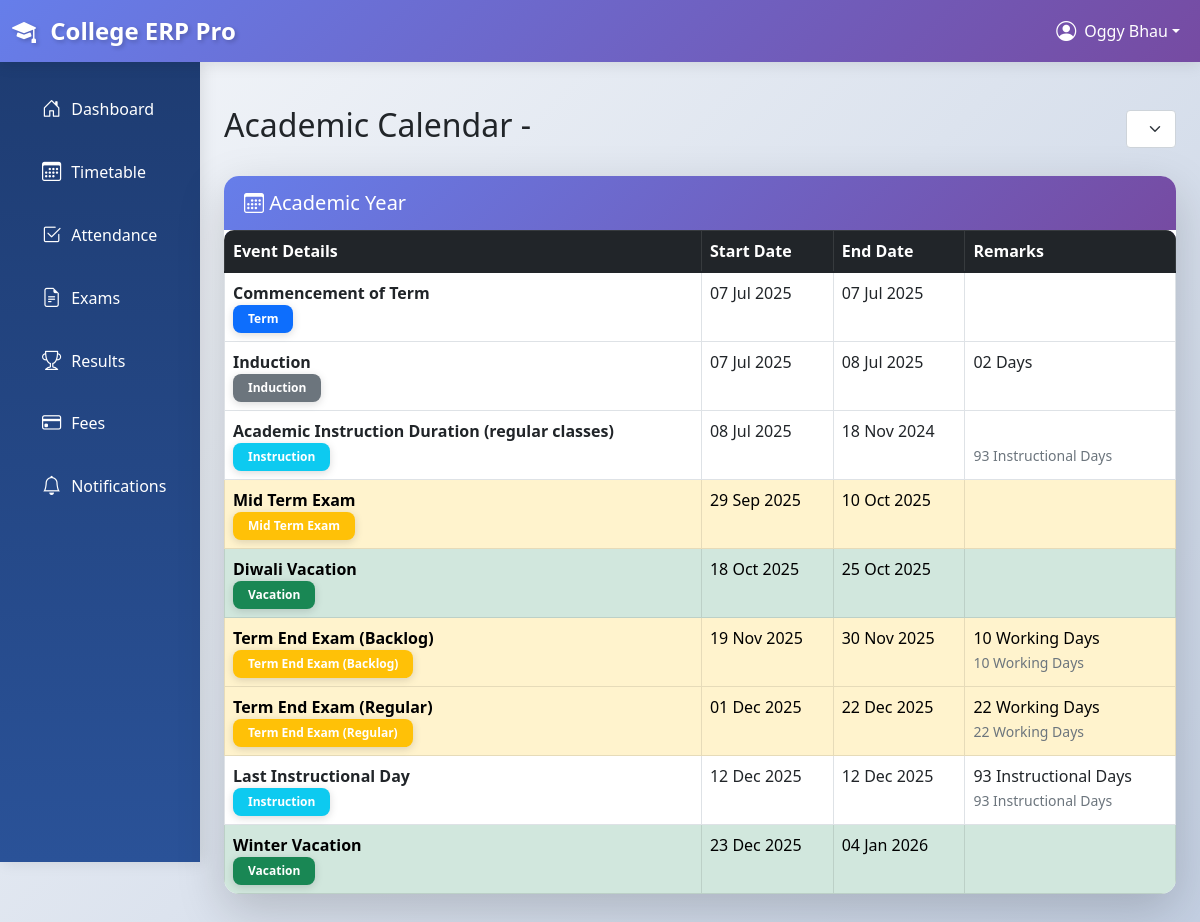
/students/academic-calendar/ (signed in), run on the app's committed database.
### accounts/models.py (models this page shows, shortened)
class User(AbstractUser):
    USER_TYPE_CHOICES = (
        ('student', 'Student'),
        ('teacher', 'Teacher'),
        ('admin', 'Administrator'),
    )
    user_type = models.CharField(max_length=10, choices=USER_TYPE_CHOICES)
    phone_regex = RegexValidator(
        regex=r'^\+?1?\d{9,15}$',
        message="Phone number must be entered in the format: '+999999999'. Up to 15 digits allowed."
    )
    phone_number = models.CharField(validators=[phone_regex], max_length=17, blank=True)
    address = models.TextField(blank=True)
    date_of_birth = models.DateField(null=True, blank=True)
    profile_picture = models.ImageField(upload_to='profile_pics/', null=True, blank=True)
    created_at = models.DateTimeField(auto_now_add=True)
    updated_at = models.DateTimeField(auto_now=True)
    @property
    def is_student(self):
        return self.user_type == 'student'
    @property
    def is_admin(self):
        return self.user_type == 'admin'

### academics/models.py (models this page shows, shortened)
class AcademicCalendar(models.Model):
    EVENT_CATEGORY_CHOICES = [
        ('term', 'Term'),
        ('induction', 'Induction'),
        ('instruction', 'Instruction'),
        ('exam_mid', 'Mid Term Exam'),
        ('exam_backlog', 'Term End Exam (Backlog)'),
        ('exam_regular', 'Term End Exam (Regular)'),
        ('vacation', 'Vacation'),
        ('holiday', 'Holiday'),
        ('other', 'Other'),
    ]
    title = models.CharField(max_length=200)
    start_date = models.DateField()
    end_date = models.DateField()
    remarks = models.CharField(max_length=200, blank=True)
    category = models.CharField(max_length=20, choices=EVENT_CATEGORY_CHOICES, default='other')
    academic_year = models.CharField(max_length=9)  # e.g., "2025-2026"
    instructional_days = models.IntegerField(null=True, blank=True)  # For tracking instructional days
    working_days = models.IntegerField(null=True, blank=True)  # For tracking working days
    created_at = models.DateTimeField(auto_now_add=True)
    class Meta:
        ordering = ['start_date']

### students/views.py (the view)
# urls.py: path('academic-calendar/', views.academic_calendar, name='academic_calendar'),
@login_required
def academic_calendar(request):
    if not request.user.is_student:
        messages.error(request, "Access denied.")
        return redirect('accounts:login')
    student = request.user.student_profile
    calendar_events = AcademicCalendar.objects.all().order_by('start_date')
    context = {
        'student': student,
        'calendar_events': calendar_events,
    }
    return render(request, 'students/academic_calendar.html', context)

### college_erp/context_processors.py (called while the page is built)
def global_context(request):
    context = {
        'all_departments': Department.objects.all().order_by('name'),
    }
    return context

### templates/students/academic_calendar.html (shortened to what this page needs)
{% extends 'base.html' %}
{% block content %}
<div class="py-4">
    <div class="d-flex justify-content-between align-items-center mb-4">
        <h1 class="h2">Academic Calendar - {{ selected_year }}</h1>
        <div>
            <form method="get" class="d-inline-block">
                <select name="year" class="form-select" onchange="this.form.submit()">
                </select>
            </form>
        </div>
    </div>
    {% if calendar_events %}
        <div class="card shadow-lg">
            <div class="card-header bg-primary text-white">
                <h5 class="mb-0"><i class="bi bi-calendar3"></i> Academic Year {{ selected_year }}</h5>
            </div>
            <div class="card-body p-0">
                <div class="table-responsive">
                    <table class="table table-hover table-bordered mb-0">
                        <thead class="table-dark">
                            <tr>
                                <th>Event Details</th>
                                <th>Start Date</th>
                                <th>End Date</th>
                                <th>Remarks</th>
                            </tr>
                        </thead>
                        <tbody>
                            {% for event in calendar_events %}
                            <tr class="{% if event.category == 'vacation' %}table-success{% elif event.category == 'exam_mid' or event.category == 'exam_regular' or event.category == 'exam_backlog' %}table-warning{% endif %}">
                                <td>
                                    <strong>{{ event.title }}</strong><br>
                                    <span class="badge
                                        {% if event.category == 'term' %}bg-primary
                                        {% elif event.category == 'vacation' %}bg-success
                                        {% elif event.category == 'exam_mid' or event.category == 'exam_regular' or event.category == 'exam_backlog' %}bg-warning
                                        {% elif event.category == 'instruction' %}bg-info
                                        {% else %}bg-secondary
                                        {% endif %}">
                                        {{ event.get_category_display }}
                                    </span>
                                </td>
                                <td>{{ event.start_date|date:"d M Y" }}</td>
                                <td>{{ event.end_date|date:"d M Y" }}</td>
                                <td>
                                    {{ event.remarks }}
                                    {% if event.instructional_days %}
                                        <br><small class="text-muted">{{ event.instructional_days }} Instructional Days</small>
                                    {% endif %}
                                    {% if event.working_days %}
                                        <br><small class="text-muted">{{ event.working_days }} Working Days</small>
                                    {% endif %}
                                </td>
                            </tr>
                            {% endfor %}
                        </tbody>
                    </table>
                </div>
            </div>
        </div>
    {% else %}
        <div class="alert alert-warning">
            <i class="bi bi-exclamation-triangle"></i>
            No academic calendar events available for {{ selected_year }}.
        </div>
    {% endif %}
</div>
{% endblock %}

### templates/base.html (shortened to what this page needs)
<!DOCTYPE html>
<html lang="en">
<head>
    <link href="https://cdn.jsdelivr.net/npm/bootstrap@5.1.3/dist/css/bootstrap.min.css" rel="stylesheet">
    <link rel="stylesheet" href="https://cdn.jsdelivr.net/npm/bootstrap-icons@1.7.2/font/bootstrap-icons.css">
    {% load static %}
    <link rel="stylesheet" href="{% static 'css/custom-animations.css' %}">
</head>
<body>
    <nav class="navbar navbar-expand-lg navbar-dark bg-primary sticky-top">
        <div class="container-fluid">
            <a class="navbar-brand" href="{% url 'accounts:dashboard' %}">
                <i class="bi bi-mortarboard-fill"></i> College ERP Pro
            </a>
            {% if user.is_authenticated %}
                <div class="navbar-nav ms-auto">
                    <div class="nav-item dropdown">
                        <a class="nav-link dropdown-toggle text-white d-flex align-items-center"
                           href="#"
                           id="navbarDropdown"
                           role="button"
                           data-bs-toggle="dropdown"
                           aria-expanded="false">
                            <i class="bi bi-person-circle fs-5 me-2"></i>
                            <span class="d-none d-md-inline">{{ user.get_full_name|default:user.username }}</span>
                        </a>
                    </div>
                </div>
            {% endif %}
        </div>
    </nav>
    <div class="container-fluid">
        <div class="row">
            {% if user.is_authenticated %}
                <nav id="sidebarMenu" class="col-md-3 col-lg-2 d-md-block sidebar collapse">
                    <div class="position-sticky pt-3">
                        <ul class="nav flex-column">
                            <li class="nav-item">
                                <a class="nav-link" href="{% url 'accounts:dashboard' %}">
                                    <i class="bi bi-house-door"></i> Dashboard
                                </a>
                            </li>
                            {% if user.is_student %}
                                <li class="nav-item">
                                    <a class="nav-link" href="{% url 'students:timetable' %}">
                                        <i class="bi bi-calendar3"></i> Timetable
                                    </a>
                                </li>
                                <li class="nav-item">
                                    <a class="nav-link" href="{% url 'students:attendance' %}">
                                        <i class="bi bi-check2-square"></i> Attendance
                                    </a>
                                </li>
                                <li class="nav-item">
                                    <a class="nav-link" href="{% url 'students:exams' %}">
                                        <i class="bi bi-file-earmark-text"></i> Exams
                                    </a>
                                </li>
                                <li class="nav-item">
                                    <a class="nav-link" href="{% url 'students:results' %}">
                                        <i class="bi bi-trophy"></i> Results
                                    </a>
                                </li>
                                <li class="nav-item">
                                    <a class="nav-link" href="{% url 'students:fees' %}">
                                        <i class="bi bi-credit-card"></i> Fees
                                    </a>
                                </li>
                                <li class="nav-item">
                                    <a class="nav-link" href="{% url 'students:notifications' %}">
                                        <i class="bi bi-bell"></i> Notifications
                                    </a>
                                </li>
                            {% endif %}
                        </ul>
                    </div>
                </nav>
            {% endif %}
            <main class="col-md-9 ms-sm-auto col-lg-10 px-md-4 main-content">
                {% block content %}
                {% endblock %}
            </main>
        </div>
    </div>
</body>
</html>

### templates/base.html (style rules this page uses)
:root { --primary-gradient: linear-gradient(135deg, #667eea 0%, #764ba2 100%); --sidebar-bg: linear-gradient(180deg, #1e3c72 0%, #2a5298 100%); --card-shadow: 0 4px 15px rgba(0, 0, 0, 0.1); --hover-shadow: 0 8px 25px rgba(0, 0, 0, 0.15); }
body { background: linear-gradient(135deg, #f5f7fa 0%, #c3cfe2 100%); min-height: 100vh; font-family: 'Segoe UI', Tahoma, Geneva, Verdana, sans-serif; }
.navbar { background: var(--primary-gradient) !important; box-shadow: 0 2px 15px rgba(0, 0, 0, 0.1); animation: slideDown 0.5s ease-out; }
.navbar-brand { font-weight: 700; font-size: 1.5rem; transition: all 0.3s ease; text-shadow: 2px 2px 4px rgba(0, 0, 0, 0.2); }
.navbar-brand i { margin-right: 8px; animation: pulse 2s ease-in-out infinite; }
.sidebar { min-height: 100vh; background: var(--sidebar-bg); box-shadow: 2px 0 15px rgba(0, 0, 0, 0.1); position: fixed; animation: slideInLeft 0.5s ease-out; }
.sidebar .nav-link { color: #ffffff; padding: 12px 20px; margin: 5px 10px; border-radius: 10px; transition: all 0.3s ease; display: flex; align-items: center; }
.sidebar .nav-link i { margin-right: 10px; font-size: 1.2rem; transition: transform 0.3s ease; }
.main-content { margin-left: 0; padding: 20px; animation: fadeIn 0.8s ease; }
@media (min-width: 768px) { .main-content { margin-left: 250px; } }
.card { border: none; border-radius: 15px; box-shadow: var(--card-shadow); transition: all 0.3s ease; overflow: hidden; animation: fadeIn 0.6s ease; }
.card-header { font-weight: 600; background: var(--primary-gradient); color: white; border: none; padding: 15px 20px; }
.card-body { padding: 20px; }
.badge { padding: 8px 15px; border-radius: 8px; font-weight: 600; box-shadow: 0 2px 8px rgba(0, 0, 0, 0.15); }
.table { border-radius: 10px; overflow: hidden; }
.table thead { background: var(--primary-gradient); color: white; }
.table tbody tr { transition: all 0.3s ease; }

### data on the page
User: get_full_name "Oggy Bhau"
AcademicCalendar: title "Commencement of Term", category "Term", start_date "07 Jul 2025", end_date "07 Jul 2025"
AcademicCalendar: title "Induction", category "Induction", start_date "07 Jul 2025", end_date "08 Jul 2025", remarks "02 Days"
AcademicCalendar: title "Academic Instruction Duration (regular classes)", category "Instruction", start_date "08 Jul 2025", end_date "18 Nov 2024", instructional_days "93"
AcademicCalendar: title "Mid Term Exam", category "Mid Term Exam", start_date "29 Sep 2025", end_date "10 Oct 2025"
AcademicCalendar: title "Diwali Vacation", category "Vacation", start_date "18 Oct 2025", end_date "25 Oct 2025"
AcademicCalendar: title "Term End Exam (Backlog)", category "Term End Exam (Backlog)", start_date "19 Nov 2025", end_date "30 Nov 2025", remarks "10 Working Days", working_days "10"
AcademicCalendar: title "Term End Exam (Regular)", category "Term End Exam (Regular)", start_date "01 Dec 2025", end_date "22 Dec 2025", remarks "22 Working Days", working_days "22"
AcademicCalendar: title "Last Instructional Day", category "Instruction", start_date "12 Dec 2025", end_date "12 Dec 2025", remarks "93 Instructional Days", instructional_days "93"
AcademicCalendar: title "Winter Vacation", category "Vacation", start_date "23 Dec 2025", end_date "04 Jan 2026"
